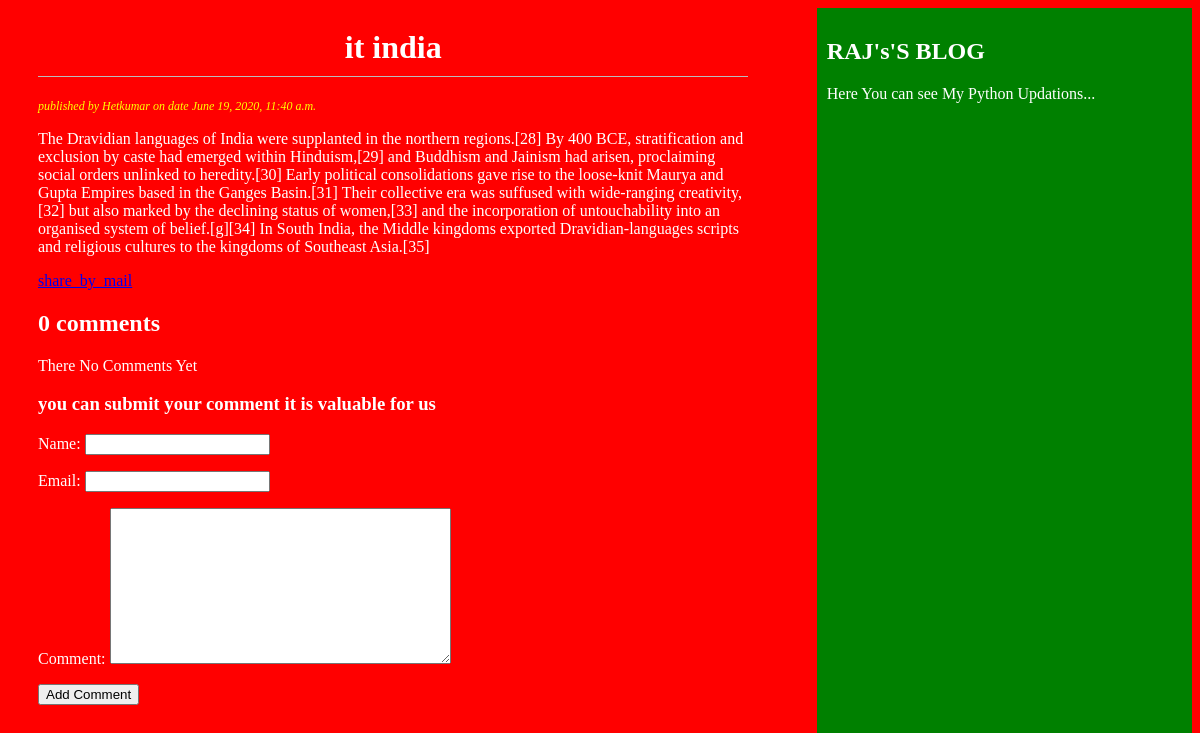
Screenshot of /2020/06/19/it-india/ with the database file from the repository.
### blogapp/models.py (models this page shows, shortened)
class Post(models.Model):
    STATUS_CHOICES=(('draft','Draft'),('published','Published'))
    title=models.CharField(max_length=256)
    slug=models.SlugField(max_length=256,unique_for_date="publish")
    author=models.ForeignKey(User,related_name='blog_posts',on_delete=models.CASCADE)
    body=models.TextField()
    publish=models.DateTimeField(default=timezone.now)
    created=models.DateTimeField(auto_now_add=True)
    updated=models.DateTimeField(auto_now=True)
    status=models.CharField(max_length=10,choices=STATUS_CHOICES,default='draft')
    tags=TaggableManager()
    class Meta:
        ordering=('-publish',)

### blogapp/views.py (the view)
# urls.py: url(r'^(?P<year>\d{4})/(?P<month>\d{2})/(?P<day>\d{2})/(?P<post>[-\w]+)/$', views.post_detail_view,name='post_detail'),
def post_detail_view(request,year,month,day,post):
    post=get_object_or_404(Post,slug=post,status='published', publish__year=year,publish__month=month, publish__day=day)
    comments=post.comments.filter(active=True)
    csubmit=False
    if request.method=='POST':
        form=Comment_form(request.POST)
        if form.is_valid():
            new_comment=form.save(commit=False)
            new_comment.post=post
            new_comment.save()
            csubmit=True
    else:
        form=Comment_form()
    return render(request,'blogapp/post_detail.html',{'post':post,'csubmit':csubmit,'form':form,'comments':comments})

### blogapp/forms.py
class Comment_form(forms.ModelForm):
    class Meta:
        model=Comment
        fields=('name','email','comment')

### templates/blogapp/post_detail.html (shortened to what this page needs)
{%extends 'blogapp/base.html'%}
{%block body_block%}
<h1>{{post.title}}</h1>
<p id="date">  published by {{post.author|title}} on date {{post.publish}}</p>
{{post.body|linebreaks}}
<a href="/{{post.id}}/share">share_by_mail</a>
<h2>{{comments.count}} comment{{comments.count|pluralize}}</h2>
{%if comments%}
{%for comment in comments%}
<p id="ch">Comment by {{comment.name}} on {{comment.created}}</p>
{{comment.comment|linebreaks}}
{%endfor%}
{%else%}
<p>There No Comments Yet</p>
<h3>you can submit your comment it is valuable for us</h3>
{%endif%}
{%if csubmit%}
<h2>Comment Added Successfully </h2>
{%else%}
<form method="POST">
{{form.as_p}}
<input type="submit" value="Add Comment">
</form>
{%endif%}
{%endblock%}

### static/css/blog.css (style rules this page uses)
h1 { text-align: center; border-bottom: 1px solid #bbb; padding: 0 0 10px 0; }
#date { color:yellow; font-size:12px; font-style: italic; }
body { background: red; color:white; }

### rows the page displays
Post: title "it india", author "Hetkumar", publish "June 19, 2020, 11:40 a.m.", body "The Dravidian languages of India were supplanted in the northern regions.[28] By 400 BCE, stratification and exclusion by caste had emerged within Hinduism,[29] and Buddhism and Jainism had arisen, proclaiming social orders unlinked to heredity.[30] Early political consolidations gave rise to the loose-knit Maurya and Gupta Empires based in the Ganges Basin.[31] Their collective era was suffused with wide-ranging creativity,[32] but also marked by the declining status of women,[33] and the incorporation of untouchability into an organised system of belief.[g][34] In South India, the Middle kingdoms exported Dravidian-languages scripts and religious cultures to the kingdoms of Southeast…"

### other values shown
{{ comments.count }} "0"
